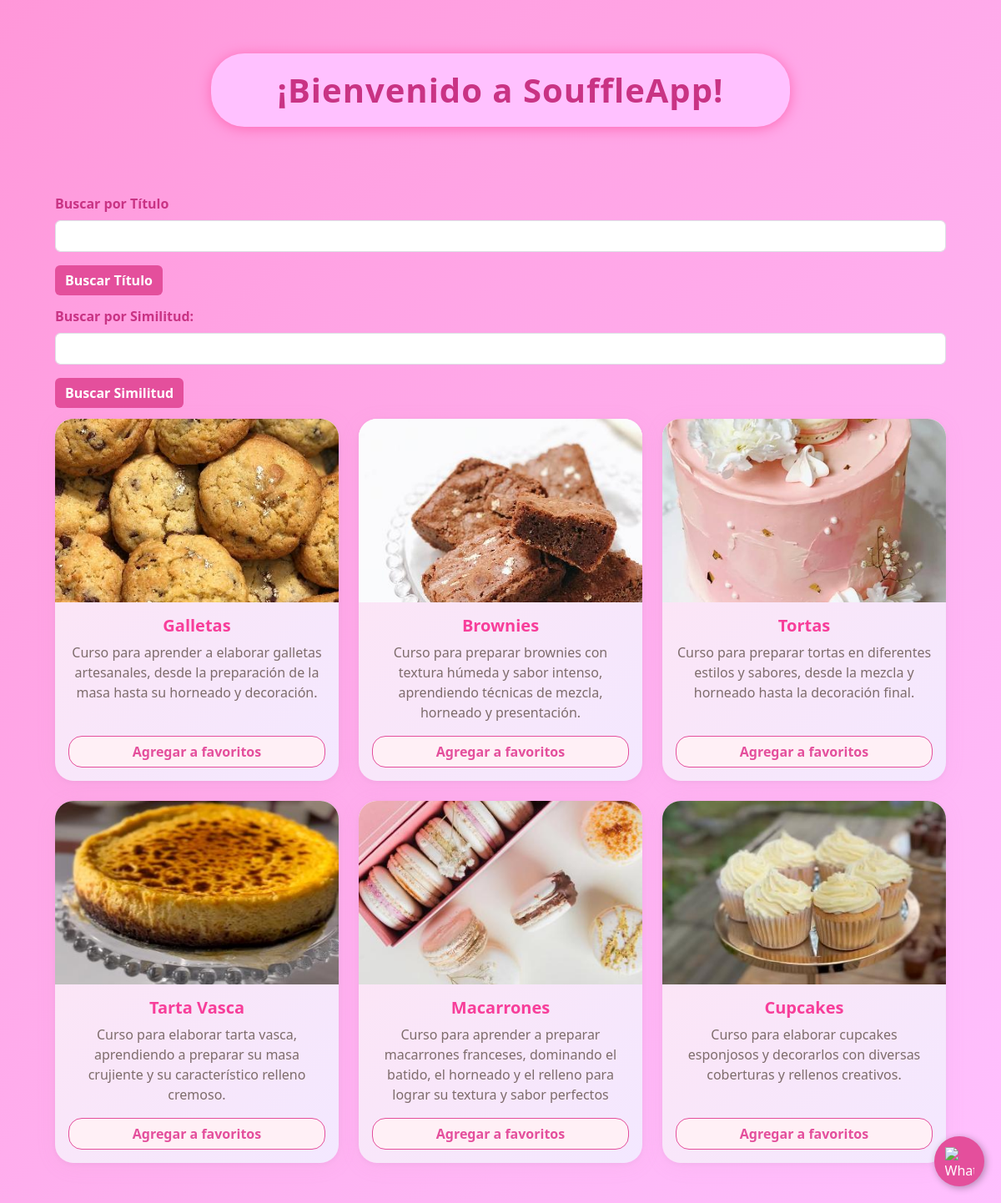
/home/, run on the app's committed database.
### souffleApp/models.py (models this page shows, shortened)
class SouffleApp(models.Model):
    title = models.CharField(max_length=100)
    description = models.CharField(max_length=250)
    long_description = models.TextField(blank=True)
    duration = models.CharField(max_length=50, blank=True)
    learning_outcomes = models.TextField(blank=True)
    materials = models.TextField(blank=True)
    ingredients = models.TextField(blank=True)
    price = models.CharField(max_length=150, blank=True)
    image = models.ImageField(upload_to='souffleApp/images/')
    embedding = models.BinaryField(null=True, blank=True)

### souffleApp/views.py (the view, shortened to what this page needs)
# urls.py: 2. Add a URL to urlpatterns:  path('', views.home, name='home')
def home(request):
    souffleApp = SouffleApp.objects.all()
    searchTerm = request.GET.get('searchCourse')
    semanticQuery = request.GET.get('semanticQuery')
    best_course = None
    similarity = None
    if searchTerm:
        souffleApp = souffleApp.filter(title__icontains=searchTerm)
    favorite_ids = []
    if request.user.is_authenticated:
        favorite_ids = list(
            Favorite.objects.filter(user=request.user).values_list('curso_id', flat=True)
        )
    return render(
        request,
        'souffleApp/home.html',
        {
            'souffleApp': souffleApp,
            'searchTerm': searchTerm,
            'semanticQuery': semanticQuery,
            'best_course': best_course,
            'similarity': similarity,
            'favorite_ids': favorite_ids,
            'is_admin': is_admin_user(request.user),
        },
    )

### souffleApp/templates/souffleApp/home.html (shortened to what this page needs)
    <!DOCTYPE html>
<html lang="es">
<head>
    <link href="https://cdn.jsdelivr.net/npm/bootstrap@5.3.7/dist/css/bootstrap.min.css" rel="stylesheet">
</head>
{% include 'souffleApp/whatsapp_button.html' %}
    <body>
        <div class="container mt-3">
        <div class="container py-5">
            <div class="d-flex justify-content-center mb-5">
                <h1 class="souffle-title">¡Bienvenido a SouffleApp!</h1>
            </div>
            <div class="container">
    <form action="">
        <div class="mb-3">
            <label for="searchCourse" class="form-label search-label">
                Buscar por Título
            </label>
            <input type="text" class="form-control" name="searchCourse"/>
        </div>
        <button type="submit" class="btn btn-primary btn-search">Buscar Título</button>
    </form>
    <form action="">
        <div class="mb-3">
            <label for="semanticQuery" class="form-label search-label">
                Buscar por Similitud:
            </label>
            <input type="text" class="form-control" name="semanticQuery"/>
        </div>
        <button type="submit" class="btn btn-primary btn-search">Buscar Similitud</button>
    </form>
            <div class="row justify-content-center g-4">
                {% for curso in souffleApp %}
                <div class="col-12 col-sm-6 col-md-4 col-lg-4 d-flex justify-content-center">
                    <div class="card h-100 position-relative" style="width: 22rem;">
                        <a href="{% url 'curso_detail' curso.id %}" class="course-link">
                            <img src="{{ curso.image.url }}" class="card-img-top" alt="{{ curso.title }}" style="height: 220px; object-fit: cover;">
                        </a>
                        <div class="card-body d-flex flex-column align-items-center text-center">
                            <a href="{% url 'curso_detail' curso.id %}" class="course-link">
                                <h5 class="card-title">{{ curso.title }}</h5>
                            </a>
                            <p class="card-text">{{ curso.description }}</p>
                            <form method="post" action="{% url 'toggle_favorite' curso.id %}" class="mt-auto w-100">
                                <button type="submit" class="btn btn-favorite {% if curso.id in favorite_ids %}btn-favorite-active{% endif %} w-100">
                                    {% if curso.id in favorite_ids %}
                                        Quitar de favoritos
                                    {% else %}
                                        Agregar a favoritos
                                    {% endif %}
                                </button>
                            </form>
                        </div>
                    </div>
                </div>
                {% empty %}
                <div class="col-12">
                    <p class="text-center text-muted">No se encontraron cursos que coincidan con tu búsqueda.</p>
                </div>
                {% endfor %}
            </div>
        </div>
    </body>
</html>

### souffleApp/templates/souffleApp/whatsapp_button.html (shortened to what this page needs)
<a href="https://api.whatsapp.com/send?phone=573054882667&text=Hola!%20Estoy%20interesado%20en%20un%20producto%20%F0%9F%98%81"
   class="whatsapp-float"
   target="_blank">
    <img src="https://upload.wikimedia.org/wikipedia/commons/6/6b/WhatsApp.svg" alt="WhatsApp">
</a>

### souffleApp/templates/souffleApp/home.html (style rules this page uses)
body { background: linear-gradient(135deg, #ff97d9 0%, #ffc1ff 100%); min-height: 100vh; }
.souffle-title { font-family: 'Segoe UI', Arial, sans-serif; font-weight: 800; color: #C93384; letter-spacing: 1px; margin-bottom: 2rem; background: #ffc1ff; display: inline-block; padding: 0.5em 2em; border-radius: 1em; box-shadow: 0 2px 16px #ff69b4; }
.card { border: none; border-radius: 22px; transition: transform 0.2s, box-shadow 0.2s; box-shadow: 0 4px 24px rgba(210,145,188,0.10), 0 1.5px 6px rgba(0,0,0,0.04); background: linear-gradient(135deg, #ffe4f3 0%, #f3e8ff 100%); }
.card-title { color: #f73e9a; font-weight: 700; margin-bottom: 0.5rem; }
.card-text { color: #7e6c6c; font-size: 1rem; }
.card-img-top { border-top-left-radius: 22px; border-top-right-radius: 22px; background: #fff0f6; }
.course-link { text-decoration: none; color: inherit; display: block; }
.btn-favorite { background: #fff0f6; border: 1px solid #e44f9c; color: #e44f9c; font-weight: 600; border-radius: 1rem; transition: background 0.2s, color 0.2s, transform 0.2s; }
.search-label { font-weight: bold; color: #C93384; }
.btn-search { background: #e44f9c; border: none; color: #fff; font-weight: 600; transition: background 0.2s, transform 0.2s; margin-bottom: 0.8rem; }

### souffleApp/templates/souffleApp/whatsapp_button.html (style rules this page uses)
.whatsapp-float { position: fixed; width: 60px; height: 60px; bottom: 20px; right: 20px; background-color: #e44f9c; color: #FFF; border-radius: 50%; text-align: center; box-shadow: 2px 2px 8px rgba(0,0,0,0.3); z-index: 1000; display: flex; align-items: center; justify-content: center; transition: transform 0.2s ease-in-out; }
.whatsapp-float img { width: 35px; height: 35px; }

### data on the page
SouffleApp: image (picture), title "Galletas", description "Curso para aprender a elaborar galletas artesanales, desde la preparación de la masa hasta su horneado y decoración.", shows "Agregar a favoritos"
SouffleApp: image (picture), title "Brownies", description "Curso para preparar brownies con textura húmeda y sabor intenso, aprendiendo técnicas de mezcla, horneado y presentación.", shows "Agregar a favoritos"
SouffleApp: image (picture), title "Tortas", description "Curso para preparar tortas en diferentes estilos y sabores, desde la mezcla y horneado hasta la decoración final.", shows "Agregar a favoritos"
SouffleApp: image (picture), title "Tarta Vasca", description "Curso para elaborar tarta vasca, aprendiendo a preparar su masa crujiente y su característico relleno cremoso.", shows "Agregar a favoritos"
SouffleApp: image (picture), title "Macarrones", description "Curso para aprender a preparar macarrones franceses, dominando el batido, el horneado y el relleno para lograr su textura y sabor perfectos", shows "Agregar a favoritos"
SouffleApp: image (picture), title "Cupcakes", description "Curso para elaborar cupcakes esponjosos y decorarlos con diversas coberturas y rellenos creativos.", shows "Agregar a favoritos"
